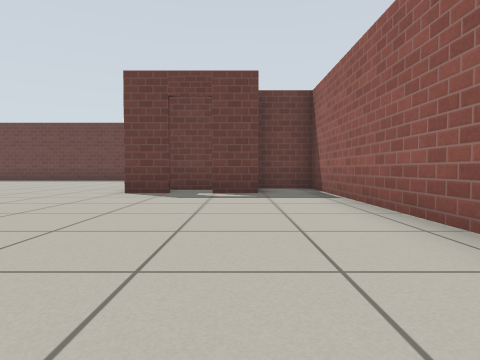
View 1 (above)

12 first-person views from a walk through a Gazebo world. The camera is 0.5 m above the floor, tilts 2° down and sees 75° across. The floor is counted in squares, 1 m on a side. Each view is taken from the middle of a square. On the plan, view 1 faces up. The plan holds only what a view shows up to about 9 squares ahead; the rest is blank. Simple patterns stand in for the simulator's built-in surfaces.

View 2
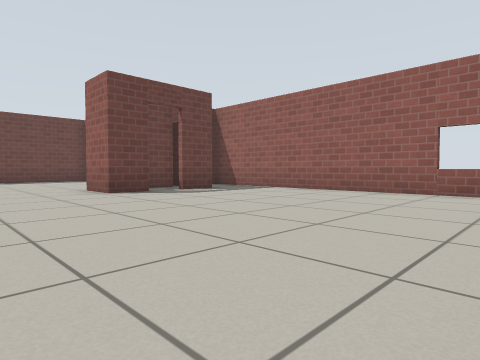

View 3
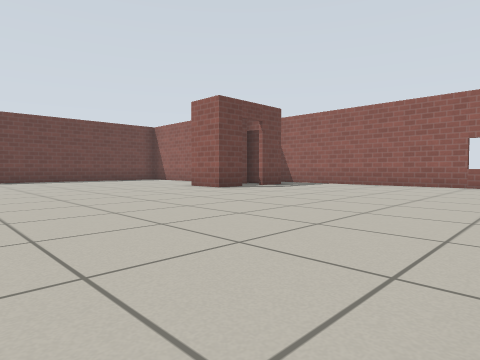

View 4
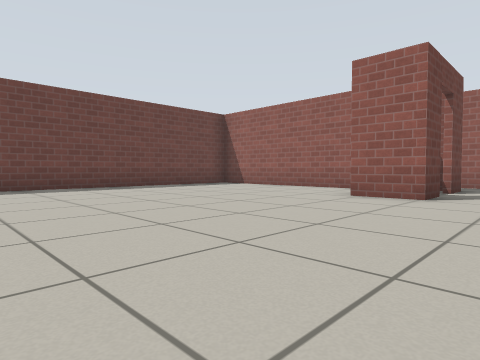

View 5
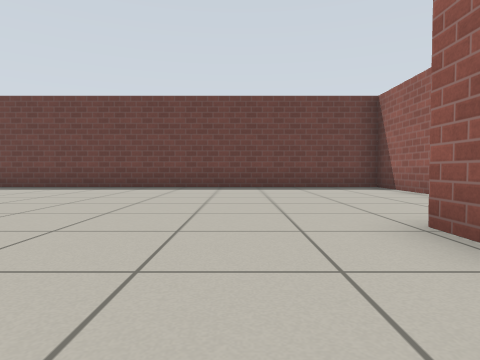

View 6
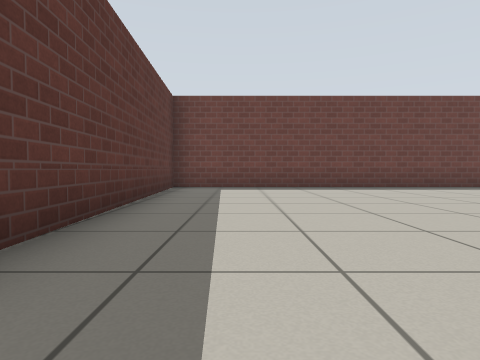

View 7
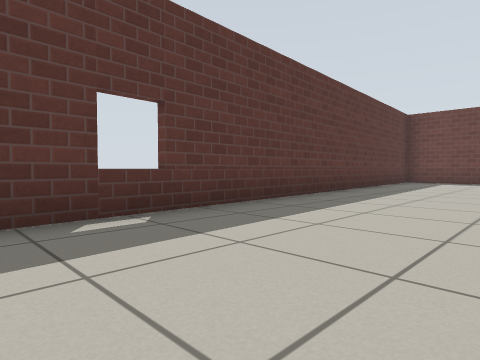

View 8
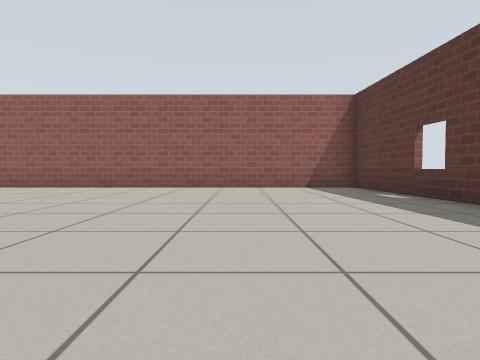

View 9
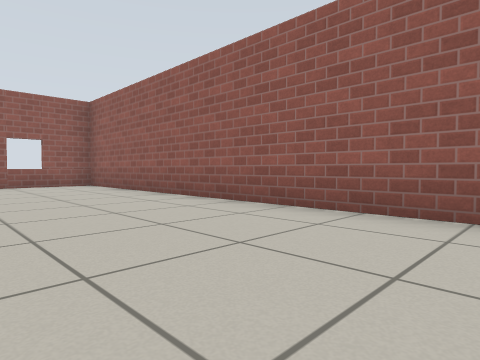

View 10
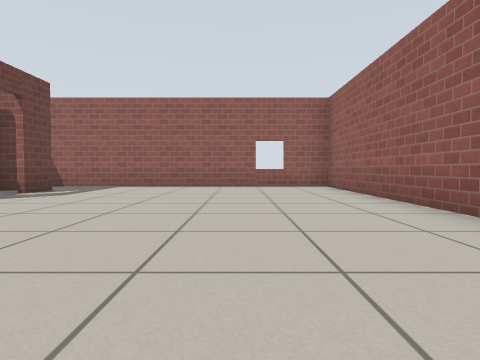

View 11
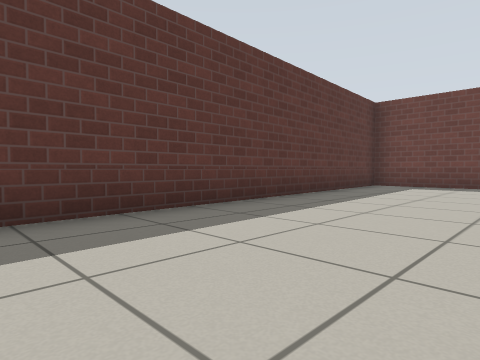

View 12
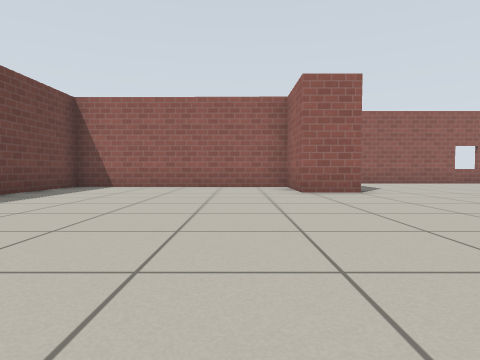

### Floor plan
Points are (right, up) in squares from view 1. A wall is a line through its corners. A room is listed if a view was taken in it or the views show most of it. See-through windows are left out.
Room 1 (views 1, 2, 3, 4, 5, 6, 7, 8, 9, 10, 11, 12)
walls: (-1.4, 6.4) (-2.4, 6.4) (-2.4, 7.7) (-0.3, 7.7) (-0.2, 13.6) (-12.8, 13.6) (-12.1, -0.5) (1.8, -0.5) (1.8, 8) (0.4, 8); (-0.1, 7.5) (-1.7, 7.5); (0.5, 6.4) (-0.6, 6.4)
ways out: open door at (-1, 6.5)

Where each view was taken, in squares from view 1:
view 1: 0 up, 0 right, facing up
view 2: 0 up, 5 left, facing up-right
view 3: 0 up, 8 left, facing up-right
view 4: 5 up, 8 left, facing up-right
view 5: 5 up, 4 left, facing up
view 6: 5 up, 11 left, facing up
view 7: 1 up, 9 left, facing up-left
view 8: 8 up, 9 left, facing down
view 9: 3 up, 8 left, facing down-right
view 10: 2 up, 7 left, facing right
view 11: 4 up, 9 left, facing up-left
view 12: 9 up, 9 left, facing right
